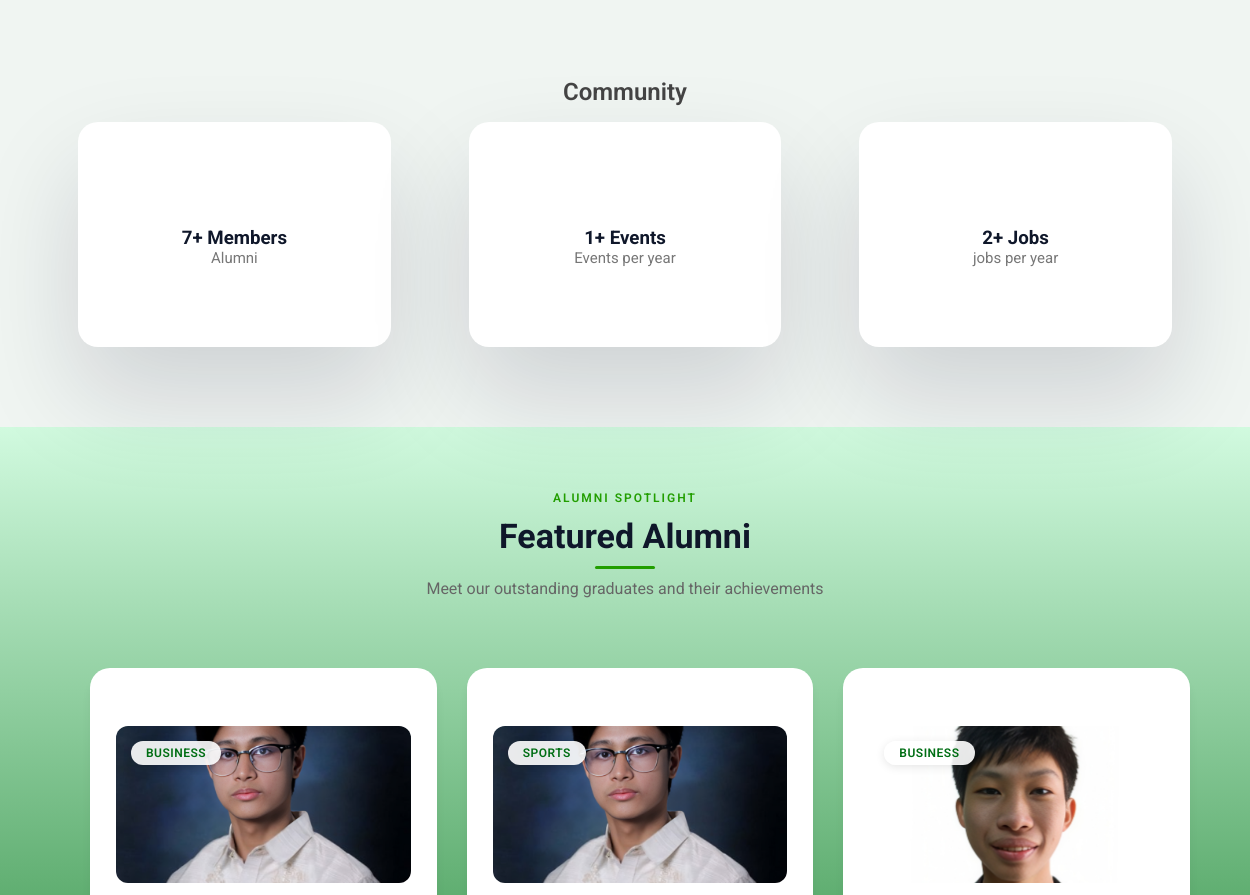
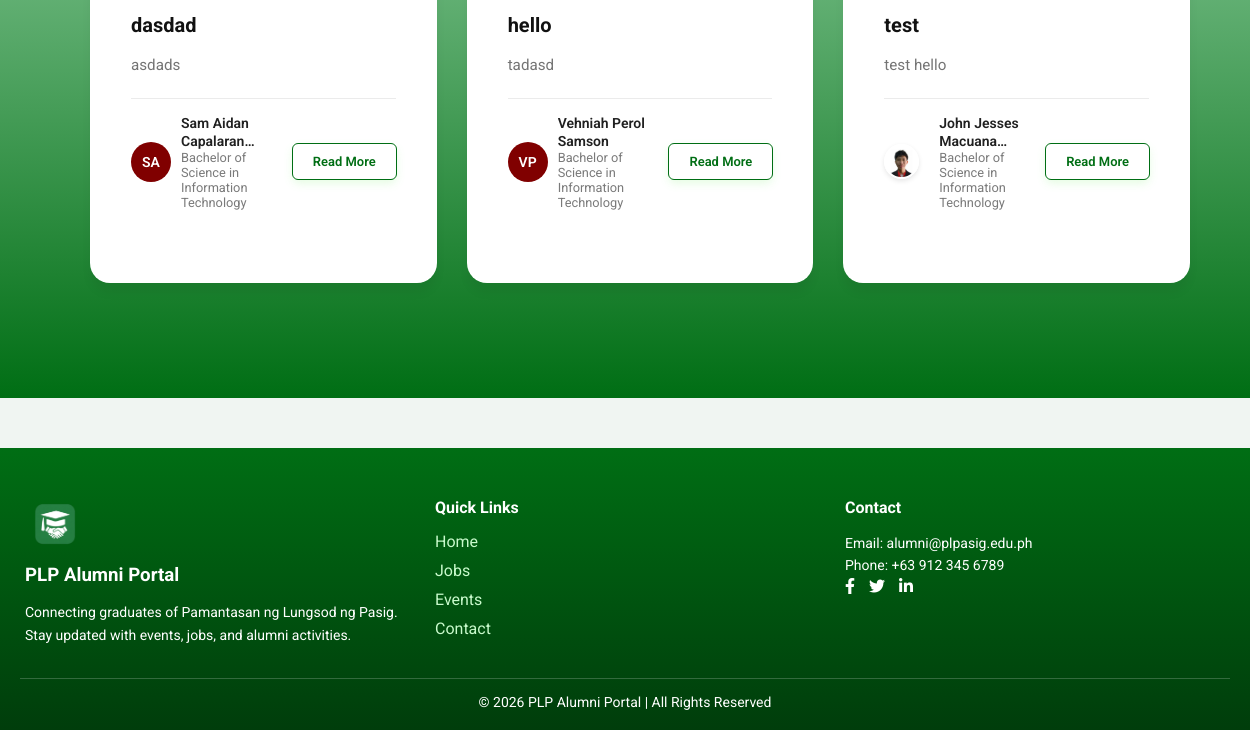
Before: / (lower part) with the older database file (2 pictures, top to bottom).
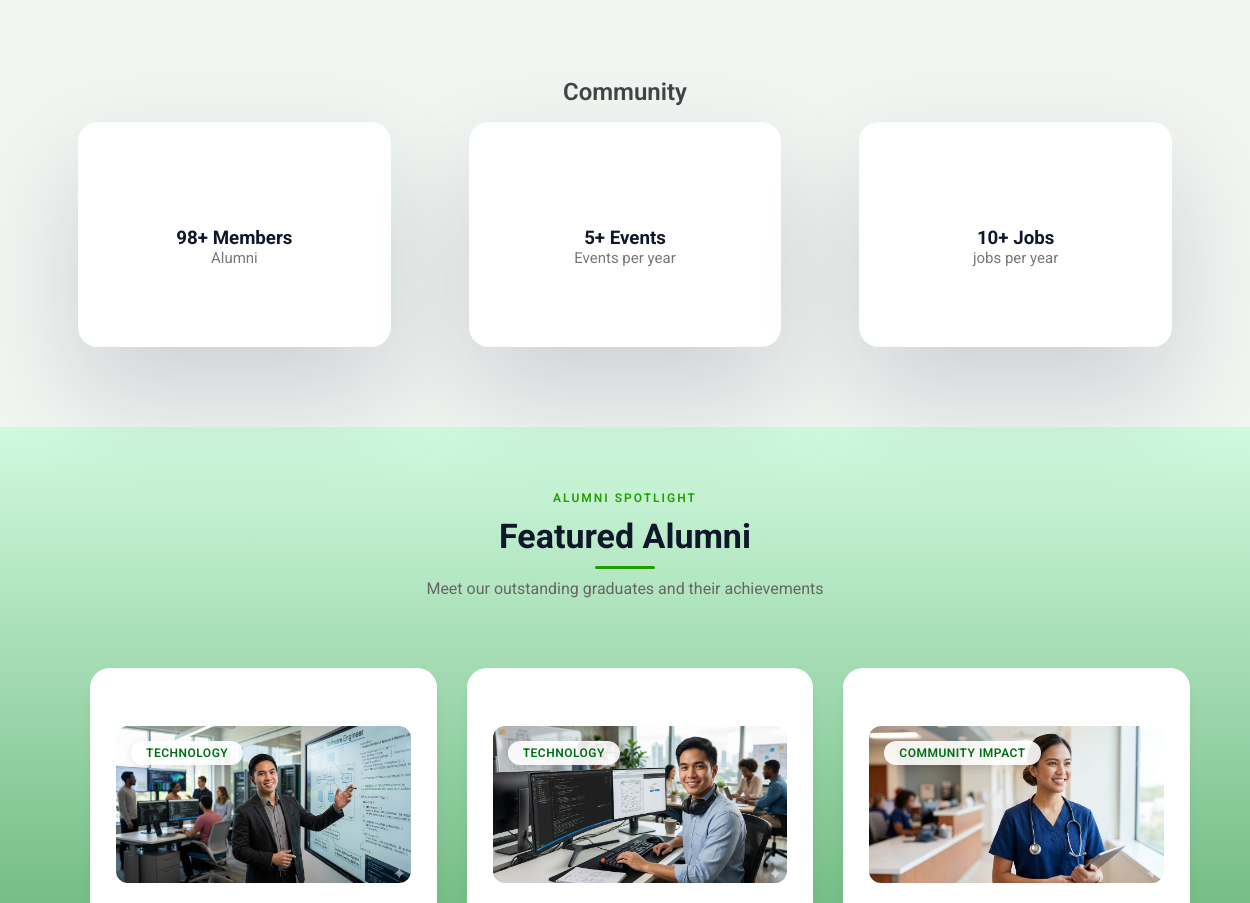
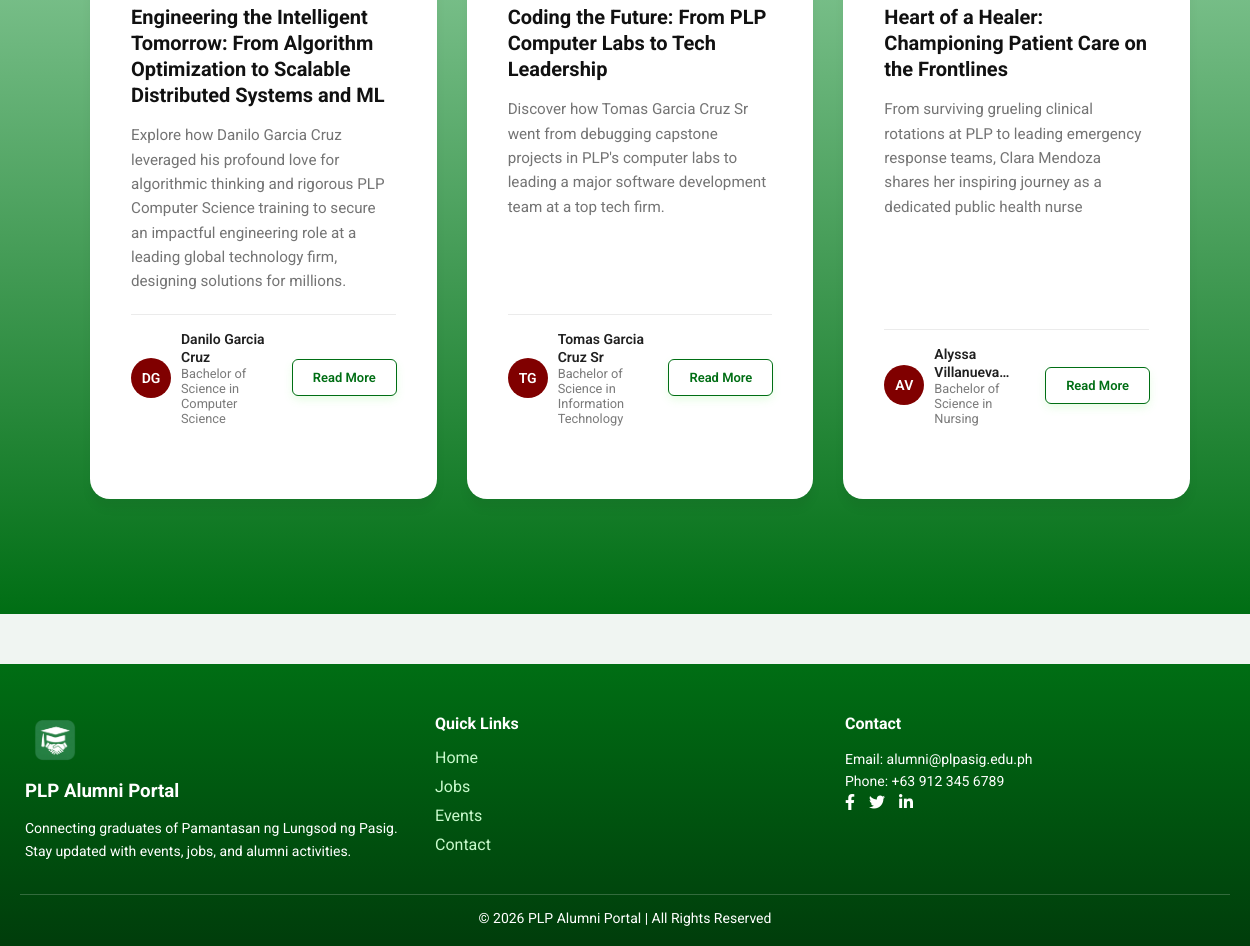
After: the same page with the newer database file (2 pictures, top to bottom).
### tables this page shows
CREATE TABLE `alumnifeatured` (
  `id` int(11) NOT NULL AUTO_INCREMENT,
  `title` varchar(255) NOT NULL,
  `alumni_name` varchar(150) NOT NULL,
  `year_graduated` year(4) DEFAULT NULL,
  `category` enum('Science & Research','Community Impact','Arts & Culture','Business','Sports','Technology','Gaming','Food and Hospitality','Other') NOT NULL,
  `cover_image` varchar(255) DEFAULT NULL,
  `excerpt` text DEFAULT NULL,
  `content` longtext NOT NULL,
  `created_at` timestamp NOT NULL DEFAULT current_timestamp(),
  `user_id` int(11) DEFAULT NULL,
  PRIMARY KEY (`id`),
  KEY `fk_featured_user` (`user_id`),
  CONSTRAINT `fk_featured_user` FOREIGN KEY (`user_id`) REFERENCES `users` (`id`) ON DELETE SET NULL
);

CREATE TABLE `courses` (
  `course_id` int(11) NOT NULL AUTO_INCREMENT,
  `course_name` varchar(100) NOT NULL,
  `course_code` varchar(20) NOT NULL,
  `department_id` int(11) DEFAULT NULL,
  PRIMARY KEY (`course_id`),
  UNIQUE KEY `course_code` (`course_code`),
  KEY `department_id` (`department_id`),
  CONSTRAINT `courses_ibfk_1` FOREIGN KEY (`department_id`) REFERENCES `departments` (`department_id`)
);

CREATE TABLE `userprofile` (
  `profile_id` int(11) NOT NULL AUTO_INCREMENT,
  `user_id` int(11) NOT NULL,
  `first_name` varchar(50) NOT NULL,
  `last_name` varchar(50) NOT NULL,
  `suffix` varchar(10) DEFAULT NULL,
  `middle_name` varchar(50) DEFAULT NULL,
  `contact_number` varchar(11) DEFAULT NULL,
  `address` varchar(255) DEFAULT NULL,
  `birthdate` date DEFAULT NULL,
  `gender` enum('Male','Female') DEFAULT NULL,
  `profile_picture` varchar(255) DEFAULT NULL,
  `about` text DEFAULT NULL,
  PRIMARY KEY (`profile_id`),
  UNIQUE KEY `user_id` (`user_id`),
  CONSTRAINT `userprofile_ibfk_1` FOREIGN KEY (`user_id`) REFERENCES `users` (`id`) ON DELETE CASCADE
);

### index.php (the view, shortened to what this page needs)
<?php
require_once "backend/db.php";
$isLoggedIn = isset($_SESSION['user_id']);
$query = "
    SELECT COUNT(*) AS total_alumni
    FROM users
    WHERE role = 'alumni'
";
$result = mysqli_query($conn, $query);
$total_alumni = 0;
if ($result) {
    $row = mysqli_fetch_assoc($result);
    $total_alumni = $row['total_alumni'] ?? 0;
}
$events_query = "
    SELECT COUNT(*) AS total_events
    FROM events
";
$events_result = mysqli_query($conn, $events_query);
$total_events = 0;
if ($events_result) {
    $row = mysqli_fetch_assoc($events_result);
    $total_events = $row['total_events'] ?? 0;
}
$query_jobs = "SELECT COUNT(*) AS total_jobs FROM jobpostings";
$result_jobs = mysqli_query($conn, $query_jobs);
$total_jobs = 0;
if ($result_jobs) {
    $row_jobs = mysqli_fetch_assoc($result_jobs);
    $total_jobs = $row_jobs['total_jobs'] ?? 0;
}
$featuredQuery = $conn->query("
    SELECT
        af.id,
        af.title,
        af.excerpt,
        af.category,
        af.cover_image,
        af.alumni_name,
        up.profile_picture,
        ad.course_id,
        c.course_name
    FROM alumnifeatured af
    LEFT JOIN userprofile up ON af.user_id = up.user_id
    LEFT JOIN alumnidetails ad ON af.user_id = ad.user_id
    LEFT JOIN courses c ON ad.course_id = c.course_id
    ORDER BY af.created_at DESC
    LIMIT 5
");
?>
<!DOCTYPE html>
<html lang="en">
<head>
    <link rel="stylesheet" href="assets/css/style.css">
    <link rel="stylesheet" href="assets/css/alumni_homepage.css">
    <link rel="stylesheet" href="https://cdn.jsdelivr.net/npm/swiper/swiper-bundle.min.css" />
    <link rel="stylesheet" href="https://cdnjs.cloudflare.com/ajax/libs/font-awesome/5.15.4/css/all.min.css" />
</head>
<body>
    <section class="section" id="projects">
        <div class="top-header">
            <h1>Community</h1>
        </div>
        <div class="project-container">
            <div onclick="window.location.href='articles_page.php' " class="project-box">
                <h3> <?= number_format($total_alumni) ?>+ Members</h3>
                <label>Alumni</label>
            </div>
            <div onclick="window.location.href='events.php'" class="project-box">
                <h3><?= number_format($total_events) ?>+ Events</h3>
                <label>Events per year</label>
            </div>
            <div onclick="window.location.href='jobs.php'" class="project-box">
                <h3><?= number_format($total_jobs) ?>+ Jobs</h3>
                <label>jobs per year</label>
            </div>
        </div>
    </section>
    <section class="card-section">
        <div class="section-header">
            <span class="subtitle">Alumni Spotlight</span>
            <h2>Featured Alumni</h2>
            <div class="line"></div>
            <p>Meet our outstanding graduates and their achievements</p>
        </div>
        <div class="container swiper">
            <div class="wrapper">
                <div class="card-list swiper-wrapper">
                    <?php while ($featured = $featuredQuery->fetch_assoc()): ?>
                        <?php
                        $profilePic = !empty($featured['profile_picture'])
                            ? "uploads/profile/" . htmlspecialchars($featured['profile_picture'])
                            : "assets/image/default-profile.png";
                        $coverImage = !empty($featured['cover_image'])
                            ? htmlspecialchars($featured['cover_image'])
                            : "assets/image/default-cover.jpg";
                        $parts = explode(" ", trim($featured['alumni_name']));
                        $initials = strtoupper(
                            substr($parts[0] ?? '', 0, 1) .
                                (isset($parts[1]) ? substr($parts[1], 0, 1) : '')
                        );
                        ?>
                        <div class="card swiper-slide">
                            <div class="card-image">
                                <img src="<?= $coverImage ?>" alt="Article Cover">
                                <div class="card-tag">
                                    <?= htmlspecialchars($featured['category']) ?>
                                </div>
                            </div>
                            <div class="card-content">
                                <h3 class="card-title">
                                    <?= htmlspecialchars($featured['title']) ?>
                                </h3>
                                <p class="card-text">
                                    <?= htmlspecialchars($featured['excerpt']) ?>
                                </p>
                                <div class="card-footer">
                                    <div class="card-profile">
                                        <?php if (!empty($featured['profile_picture'])): ?>
                                            <img src="<?= $profilePic ?>" alt="Profile Picture">
                                        <?php else: ?>
                                            <div class="profile-placeholder">
                                                <?= $initials ?>
                                            </div>
                                        <?php endif; ?>
                                        <div class="card-profile-info">
                                            <span class="card-profile-name">
                                                <?= htmlspecialchars($featured['alumni_name']) ?>
                                            </span>
                                            <span class="card-profile-role">
                                                <?= !empty($featured['course_name'])
                                                    ? htmlspecialchars($featured['course_name'])
                                                    : 'Alumni' ?>
                                            </span>
                                        </div>
                                    </div>
                                    <a href="<?= $isLoggedIn ? 'view_article.php?id=' . $featured['id'] : 'DPA.php' ?>" class="card-button">
                                        Read More
                                    </a>
                                </div>
                            </div>
                        </div>
                    <?php endwhile; ?>
                </div>
            </div>
        </div>
    </section>
    <?php include('includes/footer.php'); ?>
</body>
</html>

### includes/footer.php
<footer class="footer">
    <div class="footer-container">
        <div class="footer-section">
            <img src="assets/image/alumni_plp_newicon.png" alt="Alumni Logo" class="footer-logo">
            <h3>PLP Alumni Portal</h3>
            <p>
                Connecting graduates of Pamantasan ng Lungsod ng Pasig.
                Stay updated with events, jobs, and alumni activities.
            </p>
        </div>
        <div class="footer-section">
            <h4>Quick Links</h4>
            <ul>
                <li><a href="index.php">Home</a></li>
                <li><a href="jobs.php">Jobs</a></li>
                <li><a href="events.php">Events</a></li>
                <li><a href="contact.php">Contact</a></li>
            </ul>
        </div>
        <div class="footer-section">
            <h4>Contact</h4>
            <p>Email: alumni@plpasig.edu.ph</p>
            <p>Phone: +63 912 345 6789</p>
            <div class="socials">
                <a href="#"><i class="fab fa-facebook-f"></i></a>
                <a href="#"><i class="fab fa-twitter"></i></a>
                <a href="#"><i class="fab fa-linkedin-in"></i></a>
            </div>
        </div>
    </div>
    <div class="footer-bottom">
        <p>© 2026 PLP Alumni Portal | All Rights Reserved</p>
    </div>
</footer>

Changed rows visible on the page:
removed alumnifeatured: cover_image (picture), category "BUSINESS", title "dasdad", excerpt "asdads", alumni_name "SA", alumni_name "Sam Aidan…", courses.course_name "Bachelor of Science in Information Technology"
removed alumnifeatured: cover_image (picture), category "SPORTS", title "hello", excerpt "tadasd", alumni_name "VP", alumni_name "Vehniah Perol Samson", courses.course_name "Bachelor of Science in Information Technology"
removed alumnifeatured: cover_image (picture), category "BUSINESS", title "test", excerpt "test hello", userprofile.profile_picture (picture), alumni_name "John Jesses…", courses.course_name "Bachelor of Science in Information Technology"
added alumnifeatured: cover_image (picture), category "TECHNOLOGY", title "Engineering the Intelligent Tomorrow: From Algorithm Optimization to Scalable Distributed Systems and ML", excerpt "Explore how Danilo Garcia Cruz leveraged his profound love for algorithmic thinking and rigorous PLP Computer Science training to secure an impactful engineering role at a leading global technology firm, designing solutions for millions.", alumni_name "DG", alumni_name "Danilo Garcia Cruz", courses.course_name "Bachelor of Science in Computer Science"
added alumnifeatured: cover_image (picture), category "TECHNOLOGY", title "Coding the Future: From PLP Computer Labs to Tech Leadership", excerpt "Discover how Tomas Garcia Cruz Sr went from debugging capstone projects in PLP's computer labs to leading a major software development team at a top tech firm.", alumni_name "TG", alumni_name "Tomas Garcia Cruz Sr", courses.course_name "Bachelor of Science in Information Technology"
added alumnifeatured: cover_image (picture), category "COMMUNITY IMPACT", title "Heart of a Healer: Championing Patient Care on the Frontlines", excerpt "From surviving grueling clinical rotations at PLP to leading emergency response teams, Clara Mendoza shares her inspiring journey as a dedicated public health nurse", alumni_name "AV", alumni_name "Alyssa…", courses.course_name "Bachelor of Science in Nursing"
Other visible differences:
$total_alumni: "7" → "98"
$total_events: "1" → "5"
$total_jobs: "2" → "10"
